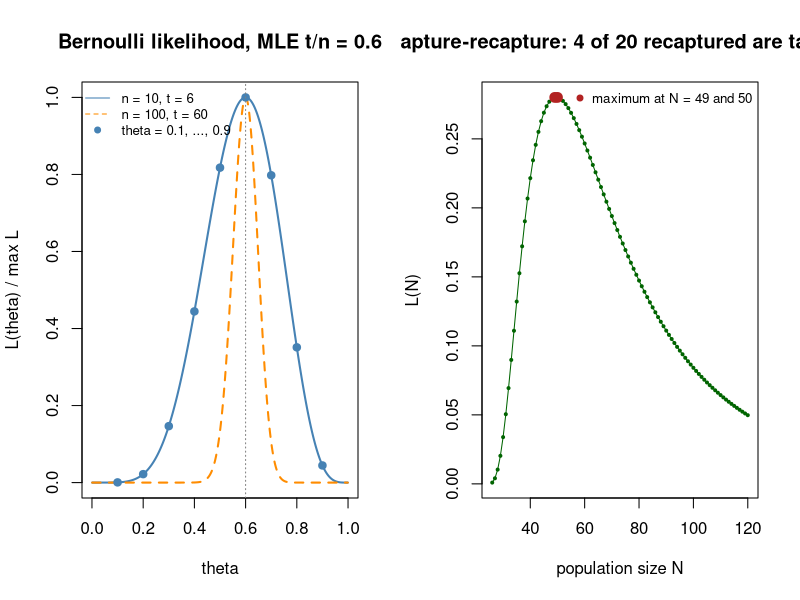

Write the R code that produced this figure.
# Likelihood functions: Bernoulli trials and the capture-recapture model.
op <- par(mfrow = c(1, 2))

# Bernoulli likelihood theta^t (1 - theta)^(n - t), rescaled to maximum 1
theta <- seq(0.001, 0.999, length.out = 999)
rel_lik <- function(n, t) {
  loglik <- t * log(theta) + (n - t) * log(1 - theta)
  exp(loglik - max(loglik))
}
plot(theta, rel_lik(10, 6), type = "l", lwd = 2, col = "steelblue", ylim = c(0, 1),
     xlab = "theta", ylab = "L(theta) / max L", main = "Bernoulli likelihood, MLE t/n = 0.6")
lines(theta, rel_lik(100, 60), lwd = 2, lty = 2, col = "darkorange")
g <- (1:9) / 10
points(g, g^6 * (1 - g)^4 / (0.6^6 * 0.4^4), pch = 19, col = "steelblue")
abline(v = 0.6, lty = 3, col = "gray50")
legend("topleft", bty = "n", cex = 0.8,
       legend = c("n = 10, t = 6", "n = 100, t = 60", "theta = 0.1, ..., 0.9"),
       col = c("steelblue", "darkorange", "steelblue"), lty = c(1, 2, NA), pch = c(NA, NA, 19))

# Capture-recapture: 10 tagged, 20 recaptured, 4 of them tagged;
# L(N) = C(10, 4) C(N - 10, 16) / C(N, 20) is a hypergeometric probability
N <- 26:120
lik <- dhyper(4, m = 10, n = N - 10, k = 20)
best <- N[lik >= max(lik) * (1 - 1e-9)]
plot(N, lik, type = "o", pch = 19, cex = 0.4, col = "darkgreen",
     xlab = "population size N", ylab = "L(N)",
     main = "Capture-recapture: 4 of 20 recaptured are tagged")
points(best, lik[N %in% best], pch = 19, cex = 1.3, col = "firebrick")
legend("topright", bty = "n", cex = 0.8, pch = 19, col = "firebrick",
       legend = paste("maximum at N =", paste(best, collapse = " and ")))
par(op)
